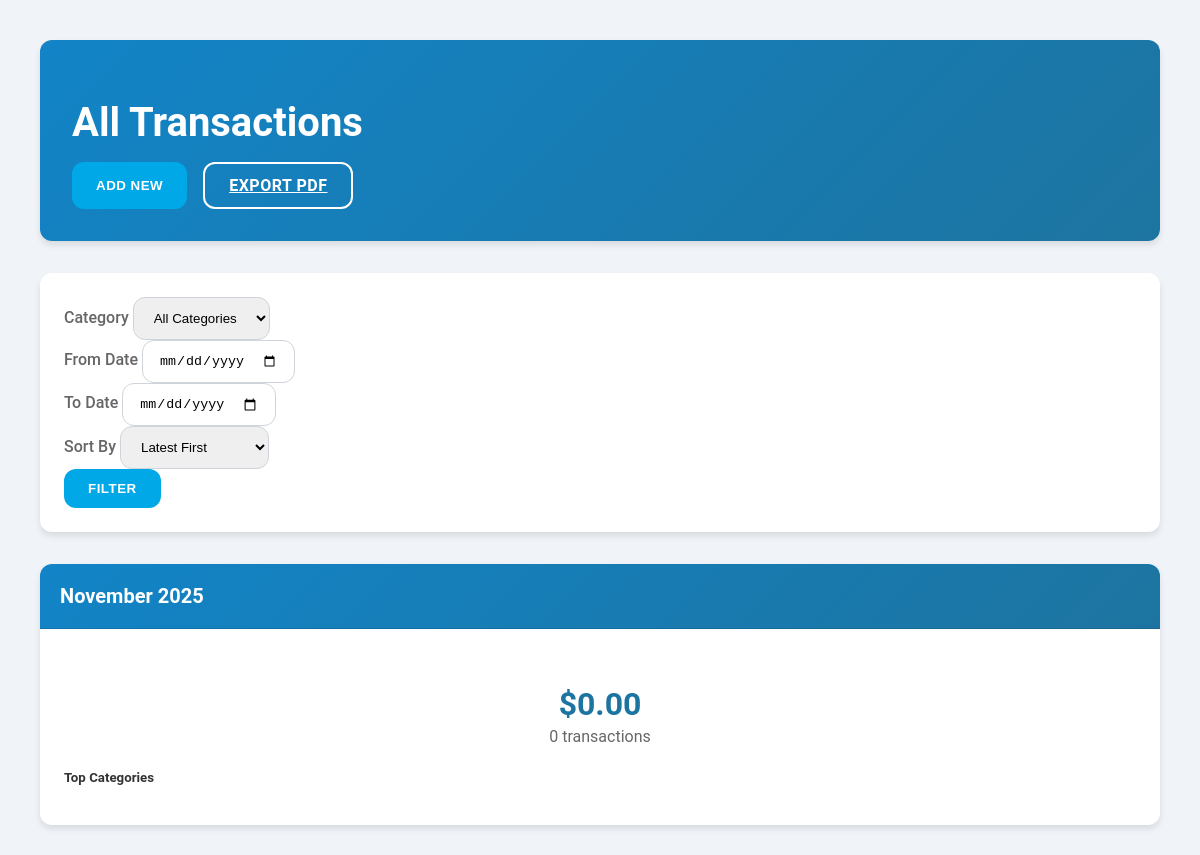
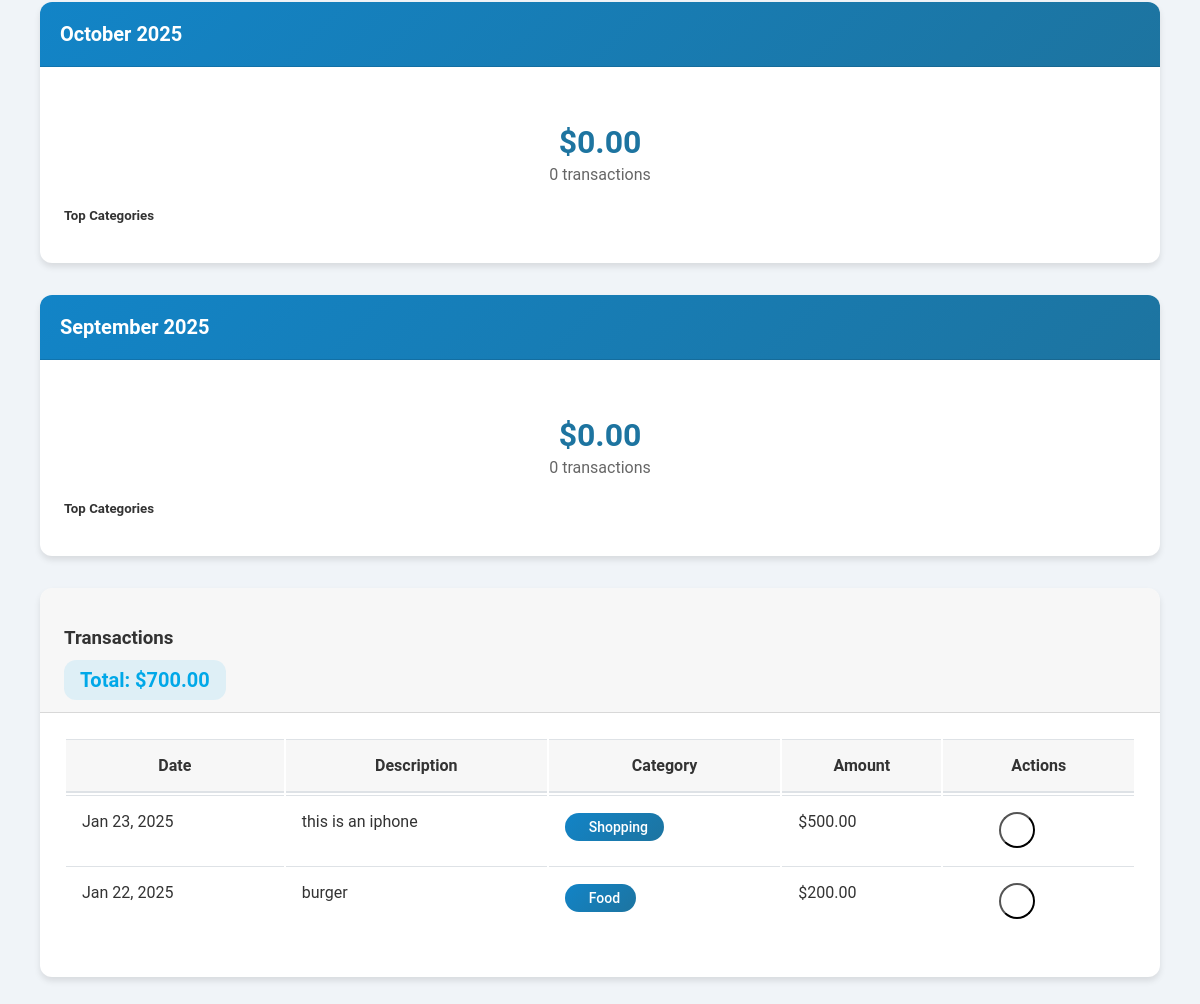
/expense-list/ (signed in), run on the app's committed database (2 pictures, top to bottom).
### Expenses/models.py (models this page shows, shortened)
class Expense(models.Model):
    RECURRING_CHOICES = [
        ('none', 'None'),
        ('daily', 'Daily'),
        ('weekly', 'Weekly'),
        ('monthly', 'Monthly'),
        ('yearly', 'Yearly'),
    ]
    user = models.ForeignKey(User, on_delete=models.CASCADE)
    category = models.ForeignKey(Category, on_delete=models.SET_NULL, null=True, blank=True)
    amount = models.DecimalField(
        max_digits=10,
        decimal_places=2,
        validators=[MinValueValidator(0.01)]
    )
    description = models.CharField(max_length=200)
    date = models.DateField()
    recurring = models.CharField(
        max_length=10,
        choices=RECURRING_CHOICES,
        default='none'
    )
    created_at = models.DateTimeField(auto_now_add=True)
    updated_at = models.DateTimeField(auto_now=True)

class Category(models.Model):
    name = models.CharField(max_length=100)
    user = models.ForeignKey(User, on_delete=models.CASCADE)
    budget = models.DecimalField(
        max_digits=10,
        decimal_places=2,
        validators=[MinValueValidator(0)],
        default=0
    )
    class Meta:
        verbose_name_plural = 'Categories'
        unique_together = ['name', 'user']

### Expenses/views.py (the view)
# urls.py: path('expense-list/', views.expense_list, name='expense_list'),
@login_required(login_url='login')
def expense_list(request):
    category = request.GET.get('category')
    date_from = request.GET.get('date_from')
    date_to = request.GET.get('date_to')
    sort_by = request.GET.get('sort_by', '-date')  # Default sort by date descending
    expenses = Expense.objects.filter(user=request.user)
    if category:
        expenses = expenses.filter(category_id=category)
    if date_from:
        expenses = expenses.filter(date__gte=date_from)
    if date_to:
        expenses = expenses.filter(date__lte=date_to)
    expenses = expenses.order_by(sort_by)
    categories = Category.objects.filter(user=request.user)
    total_amount = expenses.aggregate(total=Sum('amount'))['total'] or 0
    today = datetime.now().date()
    monthly_comparisons = []
    for month_offset in range(3):
        month_date = today - timedelta(days=30 * month_offset)
        month_start = month_date.replace(day=1)
        if month_offset < 2:
            month_end = (month_start + timedelta(days=32)).replace(day=1) - timedelta(days=1)
        else:
            month_end = month_date
        month_data = Expense.objects.filter(
            user=request.user,
            date__gte=month_start,
            date__lte=month_end
        )
        month_total = month_data.aggregate(total=Sum('amount'))['total'] or 0
        top_categories = month_data.values(
            'category__name'
        ).annotate(
            total=Sum('amount')
        ).order_by('-total')[:3]  # Get top 3 categories
        for category in top_categories:
            category['percentage'] = (category['total'] / month_total * 100) if month_total > 0 else 0
            category['total'] = float(category['total'])
        monthly_comparisons.append({
            'month': month_start.strftime('%B %Y'),
            'total': float(month_total),
            'top_categories': list(top_categories),
            'transaction_count': month_data.count()
        })
    context = {
        'expenses': expenses,
        'categories': categories,
        'total_amount': total_amount,
        'selected_category': category,
        'date_from': date_from,
        'date_to': date_to,
        'sort_by': sort_by,
        'monthly_comparisons': monthly_comparisons
    }
    return render(request, 'expenses/expense_list.html', context)

### Expenses/templates/expenses/expense_list.html (shortened to what this page needs)
{% extends 'base.html' %}
{% load static %}
{% block css_files %}
<link rel="stylesheet" href="{% static 'css/expense_list.css' %}">
{% endblock %}
{% block content %}
<div class="dashboard-container">
    <main class="main-content">
        <div class="container">
            <div class="dashboard-header">
                <h1>All Transactions</h1>
                <div class="header-actions">
                    <button class="btn btn-primary" data-bs-toggle="modal" data-bs-target="#addExpenseModal">
                         Add New
                    </button>
                    <a href="{% url 'export_expenses' %}" class="btn btn-outline-primary">
                         Export PDF
                    </a>
                </div>
            </div>
            <div class="card mb-4">
                <div class="card-body">
                    <form method="get" class="row g-3 align-items-end">
                        <div class="col-md-3">
                            <label class="form-label">Category</label>
                            <select name="category" class="form-select">
                                <option value="">All Categories</option>
                            </select>
                        </div>
                        <div class="col-md-3">
                            <label class="form-label">From Date</label>
                            <input type="date" name="date_from" class="form-control" value="{{ date_from|default:'' }}">
                        </div>
                        <div class="col-md-3">
                            <label class="form-label">To Date</label>
                            <input type="date" name="date_to" class="form-control" value="{{ date_to|default:'' }}">
                        </div>
                        <div class="col-md-2">
                            <label class="form-label">Sort By</label>
                            <select name="sort_by" class="form-select">
                                <option value="-date" {% if sort_by == '-date' %}selected{% endif %}>Latest First</option>
                            </select>
                        </div>
                        <div class="col-md-1">
                            <button type="submit" class="btn btn-primary w-100">Filter</button>
                        </div>
                    </form>
                </div>
            </div>
            <div class="row mb-4">
                {% for month in monthly_comparisons %}
                <div class="col-md-4">
                    <div class="card monthly-comparison-card">
                        <div class="card-header">
                            <h4>{{ month.month }}</h4>
                        </div>
                        <div class="card-body">
                            <div class="month-total">
                                <h3>${{ month.total|floatformat:2 }}</h3>
                                <p>{{ month.transaction_count }} transactions</p>
                            </div>
                            <div class="top-categories">
                                <h5>Top Categories</h5>
                            </div>
                        </div>
                    </div>
                </div>
                {% endfor %}
            </div>
            <div class="card">
                <div class="card-header d-flex justify-content-between align-items-center">
                    <h3>Transactions</h3>
                    <span class="total-amount">Total: ${{ total_amount|floatformat:2 }}</span>
                </div>
                <div class="card-body">
                    <div class="table-responsive">
                        <table class="table">
                            <thead>
                                <tr>
                                    <th>Date</th>
                                    <th>Description</th>
                                    <th>Category</th>
                                    <th>Amount</th>
                                    <th>Actions</th>
                                </tr>
                            </thead>
                            <tbody>
                                {% for expense in expenses %}
                                <tr>
                                    <td>{{ expense.date|date:"M d, Y" }}</td>
                                    <td>{{ expense.description }}</td>
                                    <td>
                                        <span class="category-badge">
                                            {{ expense.category.name|default:"Uncategorized" }}
                                        </span>
                                    </td>
                                    <td>${{ expense.amount|floatformat:2 }}</td>
                                    <td>
                                        <a href="{% url 'edit_expense' expense.id %}" class="btn btn-icon" title="Edit">
                                        </a>
                                        <button class="btn btn-icon delete-expense" data-expense-id="{{ expense.id }}" title="Delete">
                                        </button>
                                    </td>
                                </tr>
                                {% empty %}
                                <tr>
                                    <td colspan="5" class="text-center">No transactions found.</td>
                                </tr>
                                {% endfor %}
                            </tbody>
                        </table>
                    </div>
                </div>
            </div>
        </div>
    </main>
</div>
{% endblock %}

### Expenses/static/css/expense_list.css (style rules this page uses)
:root { --primary-color: #1284c7; --secondary-color: #1d74a0; --background-color: #f0f4f8; --card-background: #ffffff; --text-primary: #333333; --text-secondary: #666666; --accent-color: #00a8e8; --danger-color: #ff4757; --success-color: #2ed573; --card-shadow: 0 4px 6px rgba(0, 0, 0, 0.1); --hover-shadow: 0 10px 15px rgba(0, 0, 0, 0.1); --border-radius: 12px; --transition: all 0.3s ease; }
body { font-family: 'Roboto', sans-serif; background-color: var(--background-color); color: var(--text-primary); }
.dashboard-container { padding: 2rem; }
.main-content { max-width: 1200px; margin: 0 auto; }
.dashboard-header { background: linear-gradient(135deg, var(--primary-color), var(--secondary-color)); border-radius: var(--border-radius); padding: 2rem; margin-bottom: 2rem; box-shadow: var(--card-shadow); color: white; }
.dashboard-header h1 { font-size: 2.5rem; margin-bottom: 1rem; }
.header-actions { display: flex; gap: 1rem; flex-wrap: wrap; }
.btn { padding: 0.75rem 1.5rem; border-radius: var(--border-radius); font-weight: 600; text-transform: uppercase; letter-spacing: 0.5px; transition: var(--transition); }
.btn-primary { background-color: var(--accent-color); color: white; border: none; }
.btn-outline-primary { background-color: transparent; color: white; border: 2px solid white; }
.card { background-color: var(--card-background); border-radius: var(--border-radius); box-shadow: var(--card-shadow); transition: var(--transition); margin-bottom: 2rem; overflow: hidden; }
.card-header { background-color: rgba(0, 0, 0, 0.03); border-bottom: 1px solid rgba(0, 0, 0, 0.125); padding: 1.25rem 1.5rem; }
.card-body { padding: 1.5rem; }
.form-label { font-weight: 500; margin-bottom: 0.5rem; color: var(--text-secondary); }
.form-select, .form-control { border-radius: var(--border-radius); border: 1px solid #ced4da; padding: 0.75rem 1rem; transition: var(--transition); }
.monthly-comparison-card .card-header { background: linear-gradient(135deg, var(--primary-color), var(--secondary-color)); color: rgb(255, 255, 255); }
.month-total h3 { font-size: 2.5rem; font-weight: 700; color: var(--accent-color); }
.monthly-comparison-card { height: 100%; transition: var(--transition); }
.monthly-comparison-card .card-header { background: linear-gradient(135deg, var(--primary-color), var(--secondary-color)); color: white; padding: 1.25rem; }
.monthly-comparison-card .card-header h4 { margin: 0; font-size: 1.25rem; font-weight: 600; }
.month-total { text-align: center; margin-bottom: 1.5rem; }
.month-total h3 { font-size: 2rem; font-weight: 700; color: var(--secondary-color); margin-bottom: 0.25rem; }
.month-total p { color: var(--text-secondary); margin: 0; }
.top-categories h5 { color: var(--text-primary); margin-bottom: 1rem; font-weight: 600; }
.table { width: 100%; margin-bottom: 1rem; color: var(--text-primary); }
.table th, .table td { padding: 1rem; vertical-align: top; border-top: 1px solid #dee2e6; }
.table thead th { vertical-align: bottom; border-bottom: 2px solid #dee2e6; background-color: rgba(0, 0, 0, 0.03); font-weight: 600; }
.category-badge { background: linear-gradient(135deg, var(--primary-color), var(--secondary-color)); color: white; padding: 0.4rem 1rem; border-radius: 50px; font-size: 0.875rem; display: inline-flex; align-items: center; gap: 0.5rem; font-weight: 500; }
.btn-icon { width: 36px; height: 36px; padding: 0; display: inline-flex; align-items: center; justify-content: center; border-radius: 50%; color: var(--text-secondary); background: transparent; transition: var(--transition); }
.total-amount { font-size: 1.25rem; font-weight: 700; color: var(--accent-color); padding: 0.5rem 1rem; border-radius: var(--border-radius); background: rgba(0, 168, 232, 0.1); }

### data on the page
Expense: date "Jan 23, 2025", description "this is an iphone", category.name "Shopping", amount "500.00"
Expense: date "Jan 22, 2025", description "burger", category.name "Food", amount "200.00"

### other printed values
{{ month.month }} "November 2025" "October 2025" "September 2025"
{{ month.total|floatformat:2 }} "0.00" "0.00" "0.00"
{{ month.transaction_count }} "0" "0" "0"
{{ total_amount|floatformat:2 }} "700.00"
